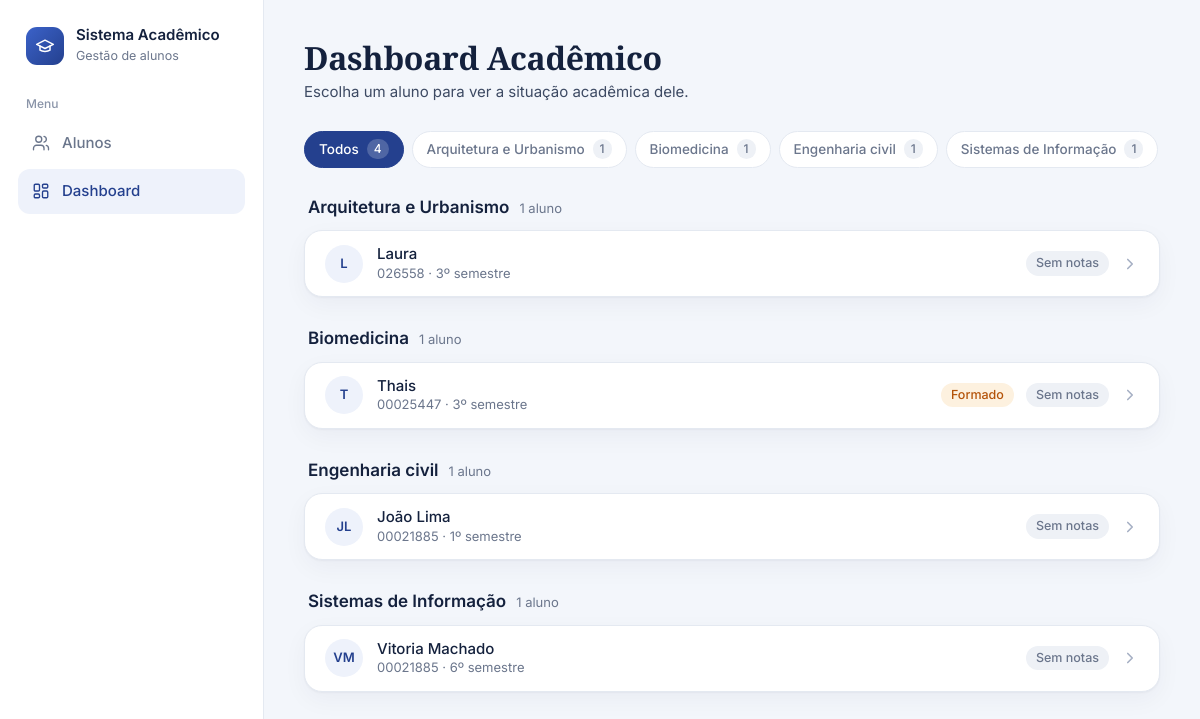
The app's page /aluno/dashboard/ with its own data.
### aluno/models.py (models this page shows, shortened)
class Aluno(models.Model):
    STATUS_ATIVO = "ativo"
    STATUS_TRANCADO = "trancado"
    STATUS_FORMADO = "formado"
    STATUS_CHOICES = [
        (STATUS_ATIVO, "Ativo"),
        (STATUS_TRANCADO, "Trancado"),
        (STATUS_FORMADO, "Formado"),
    ]
    nome = models.CharField("Nome", max_length=150)
    matricula = models.CharField("Matrícula", max_length=20, blank=True, default="")
    email = models.EmailField("E-mail", blank=True, default="")
    cpf = models.CharField("CPF", max_length=14, blank=True, default="")
    curso = models.CharField("Curso", max_length=150)
    semestre = models.IntegerField("Semestre", default=1)
    status = models.CharField(
        "Status", max_length=10, choices=STATUS_CHOICES, default=STATUS_ATIVO
    )
    bolsista = models.BooleanField("Bolsista", default=False)
    data_nascimento = models.DateField("Data de nascimento", null=True, blank=True)
    bio = models.TextField("Bio", blank=True)
    criado_em = models.DateTimeField("Cadastrado em", default=timezone.now)
    class Meta:
        verbose_name = "Aluno"
        verbose_name_plural = "Alunos"
        ordering = ["-criado_em"]

### aluno/views.py (the view, shortened to what this page needs)
# urls.py: path('dashboard/', views.dashboard_aluno, name='dashboard_aluno'),
def dashboard_aluno(request, pk=None):
    aluno = _resolver_aluno(request, pk)
    if aluno is None:
        return _selecionar_aluno(request)

### aluno/views.py (called while the page is built)
def _resolver_aluno(request, pk):
    if pk is not None:
        return get_object_or_404(Aluno, pk=pk)
    if request.GET.get("escolher"):
        return None
    user = request.user
    if user.is_authenticated and user.email:
        return Aluno.objects.filter(email__iexact=user.email).first()
    return None

def _iniciais(nome):
    partes = nome.split()
    if len(partes) >= 2:
        return (partes[0][0] + partes[-1][0]).upper()
    return partes[0][0].upper() if partes else "?"

### aluno/templates/dashboard_selecionar.html (shortened to what this page needs)
{% load static %}
<!DOCTYPE html>
<html lang="pt-br">
<head>
</head>
<body class="com-sb">
{% include "_sidebar.html" with sb_ativo="dashboard" %}
<main class="main">
    <header class="header">
        <h1>Dashboard Acadêmico</h1>
        <p>Escolha um aluno para ver a situação acadêmica dele.</p>
    </header>
    {% if total_alunos == 0 %}
    <div class="vazio">
        <strong>Nenhum aluno cadastrado ainda</strong>
        <a href="{% url 'listar_alunos' %}">Cadastrar o primeiro aluno</a>
    </div>
    {% else %}
    {% if cursos %}
    <nav class="cursos" aria-label="Filtrar por curso">
        <a class="curso-link{% if not curso_ativo %} ativo{% endif %}" href="{% url 'dashboard_aluno' %}?escolher=1">Todos <b>{{ total_alunos }}</b></a>
        {% for c in cursos %}
        <a class="curso-link{% if c.curso == curso_ativo %} ativo{% endif %}" href="{% url 'dashboard_aluno' %}?escolher=1&curso={{ c.curso|urlencode }}">{{ c.curso }} <b>{{ c.total }}</b></a>
        {% endfor %}
    </nav>
    {% endif %}
    {% for g in grupos %}
    <section class="grupo">
        <div class="grupo-cab"><h2>{{ g.curso }}</h2><span>{{ g.alunos|length }} aluno{{ g.alunos|length|pluralize }}</span></div>
        <div class="lista">
            {% for a in g.alunos %}
            <a class="linha" href="{% url 'dashboard_aluno_pk' a.pk %}">
                <span class="av" aria-hidden="true">{{ a.iniciais }}</span>
                <div>
                    <div class="nome">{{ a.nome }}</div>
                    <div class="sub">{% if a.matricula %}{{ a.matricula }} · {% endif %}{{ a.semestre }}º semestre</div>
                </div>
                <div class="fim">
                    {% if a.status != 'ativo' %}<span class="chip status">{{ a.status_label }}</span>{% endif %}
                    {% if a.media is not None %}
                    <span class="chip {% if a.abaixo %}abaixo{% else %}ok{% endif %}" title="Média geral">Média {{ a.media|floatformat:1 }}</span>
                    {% else %}
                    <span class="chip">Sem notas</span>
                    {% endif %}
                    <svg class="seta" viewBox="0 0 24 24" fill="none" stroke="currentColor" stroke-width="2.2" stroke-linecap="round" stroke-linejoin="round" aria-hidden="true"><path d="m9 6 6 6-6 6"/></svg>
                </div>
            </a>
            {% endfor %}
        </div>
    </section>
    {% endfor %}
    {% endif %}
</main>
</body>
</html>

### aluno/templates/dashboard_selecionar.html (style rules this page uses)
:root { --bg: #f3f6fb; --surface: #fff; --ink: #14213d; --text: #3d4a63; --muted: #6b768c; --line: #e4e9f1; --line-soft: #eef1f6; --accent: #24408e; --accent-2: #3b62c9; --accent-soft: #eef2fb; --ok: #1f7a4d; --ok-soft: #e6f5ec; --attention: #b45309; --attention-soft: #fdf1df; --radius: 18px; --radius-sm: 12px; --shadow: 0 1px 2px rgba(20,33,61,.04), 0 8px 24px rgba(20,33,61,.045); --ui: "Inter", system-ui, -apple-system, "Segoe UI", sans-serif; --serif: "Source Serif 4", Georgia, "Times New Roman", serif; }
* { box-sizing: border-box; }
body { margin: 0; background: var(--bg); color: var(--text); font: 400 15px/1.5 var(--ui); -webkit-font-smoothing: antialiased; }
a { color: inherit; text-decoration: none; }
.main { max-width: 1040px; padding: 40px 40px 72px; }
.header { margin-bottom: 28px; }
.header h1 { margin: 0 0 4px; font: 600 32px/1.15 var(--serif); color: var(--ink); letter-spacing: -.01em; }
.header p { margin: 0; }
.cursos { display: flex; flex-wrap: wrap; gap: 8px; margin-bottom: 28px; }
.curso-link { display: inline-flex; align-items: center; gap: 8px; padding: 7px 14px; border: 1px solid var(--line); border-radius: 999px; background: var(--surface); color: var(--muted); font-size: 13.5px; font-weight: 500; transition: border-color .15s, color .15s; }
.curso-link b { font-weight: 500; font-size: 12px; padding: 1px 7px; border-radius: 999px; background: var(--line-soft); }
.curso-link.ativo { background: var(--accent); border-color: var(--accent); color: #fff; }
.curso-link.ativo b { background: rgba(255,255,255,.2); }
.grupo { margin-bottom: 30px; }
.grupo-cab { display: flex; align-items: baseline; gap: 10px; margin: 0 4px 12px; }
.grupo-cab h2 { margin: 0; font: 600 17px/1.3 var(--ui); color: var(--ink); }
.grupo-cab span { font-size: 13px; color: var(--muted); }
.lista { background: var(--surface); border: 1px solid var(--line); border-radius: var(--radius); box-shadow: var(--shadow); overflow: hidden; }
.linha { display: flex; align-items: center; gap: 14px; padding: 13px 20px; border-bottom: 1px solid var(--line-soft); transition: background .15s; }
.linha:last-child { border-bottom: 0; }
.linha .av { flex: none; width: 38px; height: 38px; display: grid; place-items: center; border-radius: 50%; background: var(--accent-soft); color: var(--accent); font-weight: 600; font-size: 13px; }
.linha .nome { color: var(--ink); font-weight: 500; line-height: 1.3; }
.linha .sub { font-size: 13px; color: var(--muted); }
.linha .fim { margin-left: auto; display: flex; align-items: center; gap: 12px; }
.chip { padding: 3px 10px; border-radius: 999px; font-size: 12.5px; font-weight: 500; background: var(--line-soft); color: var(--muted); white-space: nowrap; font-variant-numeric: tabular-nums; }
.chip.status { background: var(--attention-soft); color: var(--attention); }
.seta { width: 18px; height: 18px; color: #a6b0c4; flex: none; transition: transform .15s, color .15s; }

### aluno/templates/_sidebar.html (style rules this page uses)
:root { --sb-w: 264px; }
body.com-sb { padding-left: var(--sb-w); }

### records on screen
Aluno: curso "Arquitetura e Urbanismo", curso "Arquitetura e Urbanismo", nome "Laura", matricula "026558"
Aluno: curso "Biomedicina", curso "Biomedicina", iniciais "T", nome "Thais", matricula "00025447", semestre "3", status_label "Formado"
Aluno: curso "Engenharia civil", curso "Engenharia civil", nome "João Lima", matricula "00021885"
Aluno: curso "Sistemas de Informação", curso "Sistemas de Informação", nome "Vitoria Machado", matricula "00021885"

### other values on screen
{{ total_alunos }} "4"
{{ c.total }} "1" "1" "1" "1"
{{ g.alunos|length }} "1" "1" "1" "1"
{{ a.iniciais }} "L" "JL" "VM"
{{ a.semestre }} "3" "1" "6"
